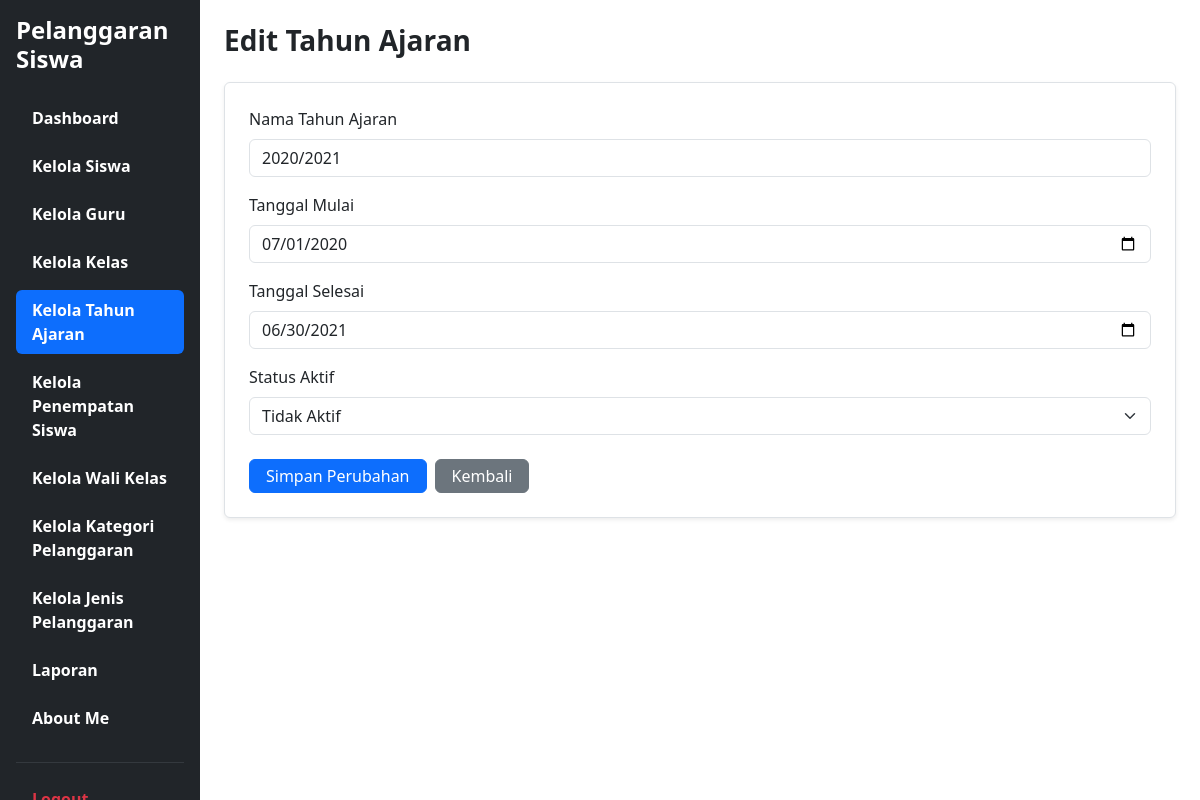
Page /edit_tahun_ajaran.php?id=1 on the committed database.
### tables this page shows
CREATE TABLE `t_tahun_ajaran` (
  `id` int(11) NOT NULL,
  `nama` varchar(20) DEFAULT NULL,
  `tanggal_mulai` date NOT NULL,
  `tanggal_selesai` date NOT NULL,
  `status_aktif` tinyint(1) NOT NULL,
  `created_at` timestamp NOT NULL DEFAULT current_timestamp(),
  `updated_at` timestamp NOT NULL DEFAULT current_timestamp()
);

### edit_tahun_ajaran.php (the view, shortened to what this page needs)
<?php
require_once "config/koneksi.php";
$id = isset($_GET['id']) ? (int)$_GET['id'] : 0;
$stmt = $koneksi->prepare("SELECT * FROM t_tahun_ajaran WHERE id = ?");
$stmt->bind_param("i", $id);
$stmt->execute();
$result = $stmt->get_result();
$tahun = $result->fetch_assoc();
$nama = $tahun['nama'];
$tanggal_mulai = $tahun['tanggal_mulai'];
$tanggal_selesai = $tahun['tanggal_selesai'];
$status_aktif = (string)$tahun['status_aktif'];
function e($nilai) {
    return htmlspecialchars((string)($nilai ?? ""), ENT_QUOTES, "UTF-8");
}
?>
<!DOCTYPE html>
<html lang="id">
<head>
    <link href="https://cdn.jsdelivr.net/npm/bootstrap@5.3.8/dist/css/bootstrap.min.css" rel="stylesheet">
</head>
<body>
<div class="container-fluid">
    <div class="row">
        <div class="col-md-3 col-lg-2 bg-dark min-vh-100 p-3 sticky-top" style="top: 0; height: 100vh; overflow-y: auto;">
            <h4 class="text-white fw-bold mb-4 ">
            Pelanggaran Siswa
            </h4>
            <ul class="nav nav-pills flex-column">
                <li class="nav-item mb-2">
                    <a href="dashboard.php" class="nav-link text-white">
                    <h7 class="fw-bold mb-4">Dashboard</h7>
                    </a>
                </li>
                <li class="nav-item mb-2">
                    <a href="Kelola_Siswa.php" class="nav-link text-white">
                    <h7 class="fw-bold mb-4">Kelola Siswa</h7>
                    </a>
                </li>
                <li class="nav-item mb-2">
                    <a href="Kelola_Guru.php" class="nav-link text-white">
                    <h7 class="fw-bold mb-4">Kelola Guru</h7>
                    </a>
                </li>
                <li class="nav-item mb-2">
                    <a href="Kelola_Kelas.php" class="nav-link text-white">
                    <h7 class="fw-bold mb-4">Kelola Kelas</h7>
                    </a>
                </li>
                <li class="nav-item mb-2">
                    <a href="Kelola_Tahun_Ajaran.php" class="nav-link active">
                    <h7 class="fw-bold mb-4">Kelola Tahun Ajaran</h7>
                    </a>
                </li>
                <li class="nav-item mb-2">
                    <a href="Kelola_Penempatan_Siswa.php" class="nav-link text-white">
                    <h7 class="fw-bold mb-4">Kelola Penempatan Siswa</h7>
                    </a>
                </li>
                <li class="nav-item mb-2">
                    <a href="Kelola_Wali_Kelas.php" class="nav-link text-white">
                    <h7 class="fw-bold mb-4">Kelola Wali Kelas</h7>
                    </a>
                </li>
                <li class="nav-item mb-2">
                    <a href="Kelola_Kategori_Pelanggaran.php" class="nav-link text-white">
                    <h7 class="fw-bold mb-4">Kelola Kategori Pelanggaran</h7>
                    </a>
                </li>
                <li class="nav-item mb-2">
                    <a href="Kelola_Jenis_Pelanggaran.php" class="nav-link text-white">
                    <h7 class="fw-bold mb-4">Kelola Jenis Pelanggaran</h7>
                    </a>
                </li>
                <li class="nav-item mb-2">
                    <a href="Laporan.php" class="nav-link text-white">
                    <h7 class="fw-bold mb-4">Laporan</h7>
                    </a>
                </li>
                <li class="nav-item mb-2">
                    <a href="about_me.php" class="nav-link text-white">
                    <h7 class="fw-bold mb-4">About Me</h7>
                    </a>
                </li>
                <hr class="text-secondary">
                <li class="nav-item">
                    <a href="logout.php" class="nav-link text-danger">
                    <h7 class="fw-bold mb-4">Logout</h7>
                    </a>
                </li>
            </ul>
        </div>
        <main class="col-md-9 col-lg-10 p-4">
            <h3 class="fw-bold mb-4">Edit Tahun Ajaran</h3>
            <div class="card shadow-sm border" style="background-color: #ffffff; border-color: #dee2e6 !important;">
                <div class="card-body p-4">
                    <form method="POST">
                        <div class="mb-3">
                            <label class="form-label">Nama Tahun Ajaran</label>
                            <input
                                type="text"
                                name="nama"
                                class="form-control"
                                placeholder="Contoh: 2026/2027"
                                value="<?= e($nama) ?>"
                                required
                            >
                        </div>
                        <div class="mb-3">
                            <label class="form-label">Tanggal Mulai</label>
                            <input
                                type="date"
                                name="tanggal_mulai"
                                class="form-control"
                                value="<?= e($tanggal_mulai) ?>"
                                required
                            >
                        </div>
                        <div class="mb-3">
                            <label class="form-label">Tanggal Selesai</label>
                            <input
                                type="date"
                                name="tanggal_selesai"
                                class="form-control"
                                value="<?= e($tanggal_selesai) ?>"
                                required
                            >
                        </div>
                        <div class="mb-3">
                            <label class="form-label">Status Aktif</label>
                            <select name="status_aktif" class="form-select" required>
                                <option value="0" <?= $status_aktif === "0" ? "selected" : "" ?>>
                                    Tidak Aktif
                                </option>
                            </select>
                        </div>
                        <div class="d-flex gap-2 mt-4">
                            <button type="submit" name="update" class="btn btn-primary px-3 py-1 text-white" style="background-color: #0d6efd;">
                                Simpan Perubahan
                            </button>
                            <a href="Kelola_Tahun_Ajaran.php" class="btn btn-secondary px-3 py-1" style="background-color: #6c757d;">
                                Kembali
                            </a>
                        </div>
                    </form>
                </div>
            </div>
        </main>
    </div>
</div>
</body>
</html>

### rows in the picture
t_tahun_ajaran: nama "2020/2021", tanggal_mulai "07/01/2020", tanggal_selesai "06/30/2021", status_aktif "Tidak Aktif"
